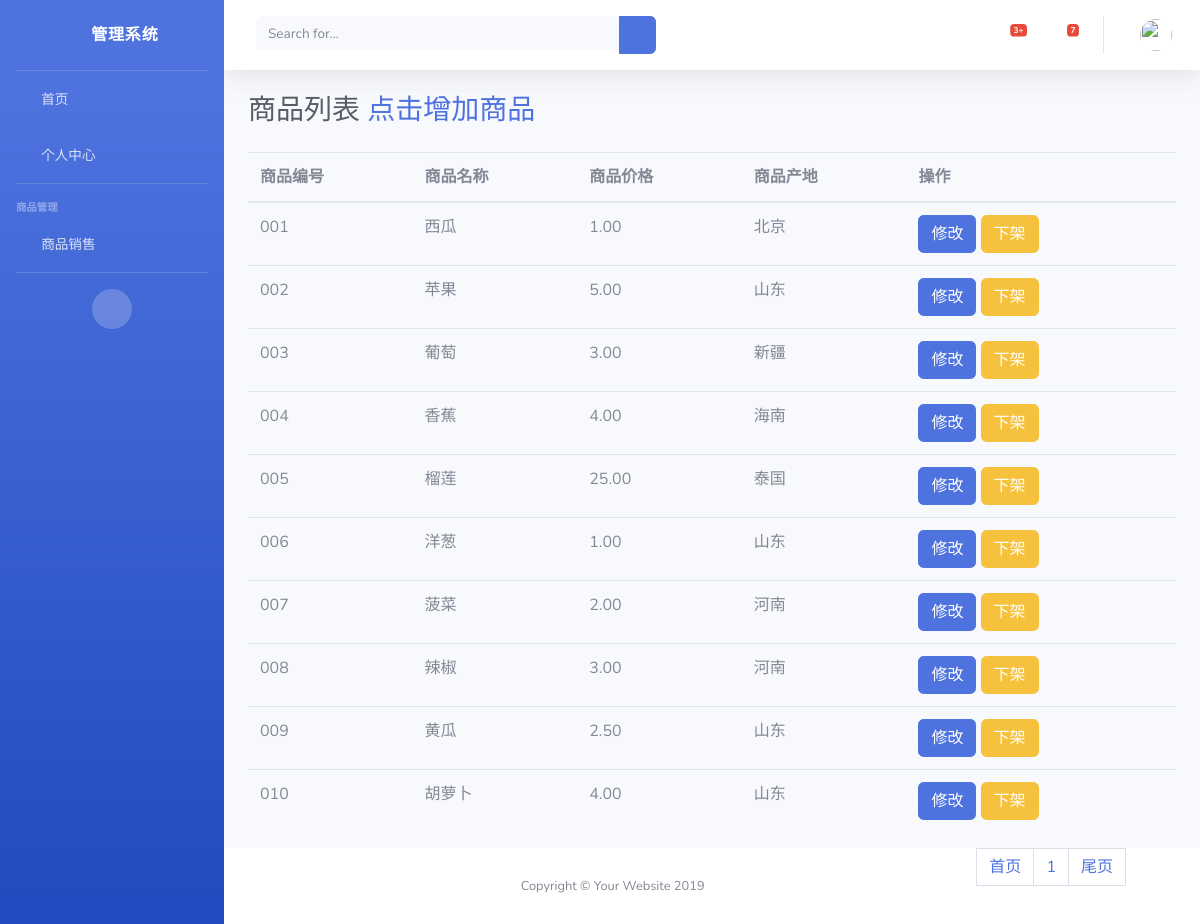
Page /Seller/goods_list/1/1 on the committed database.
### Seller/models.py (models this page shows)
class Goods(models.Model):
    goods_number = models.CharField(max_length=11)
    goods_name = models.CharField(max_length=32)
    goods_price = models.DecimalField(max_digits=4, decimal_places=2)
    goods_location = models.CharField(max_length=32)
    goods_status = models.IntegerField(default=1)
    picture = models.ImageField(upload_to='images', default='images/03.jpg')
    goods_type = models.ForeignKey(to=GoodsType, on_delete=models.CASCADE, default=1)
    goods_store = models.ForeignKey(to=LoginUser, on_delete=models.CASCADE, default=1)
    goods_description=models.TextField(default="超级好吃!!!!!!!")
    class Meta:
        db_table = 'goods'

### Seller/views.py (the view)
# urls.py: path('goods_list/', views.goods_list),
def goods_list(request, status, page=1):
    page = int(page)
    if status == '0':
        goods_obj = Goods.objects.filter(goods_status=0).order_by('goods_number')
    else:
        goods_obj = Goods.objects.filter(goods_status=1).order_by('goods_number')
    goods_all = Paginator(goods_obj, 10)
    goods_list = goods_all.page(page)
    current_page = goods_list.number
    start = current_page - 3
    if start < 1:
        start = 0
    end = current_page + 2
    if end > goods_all.num_pages:
        end = goods_all.num_pages
    if start == 0:
        end = 5
    if end == goods_all.num_pages:
        start = goods_all.num_pages - 5
        if start < 1:
            start = 0
    page_range = goods_all.page_range[start:end]
    return render(request, 'seller/goods_list.html', locals())

### Seller/templates/seller/goods_list.html (shortened to what this page needs)
{% extends 'seller/base.html' %}
{% block label %}
    商品列表
    <a href="/Seller/goods_add/">点击增加商品</a>
{% endblock %}
{% block content %}
    <table class="table">
        <thead>
        <tr>
            <th>商品编号</th>
            <th>商品名称</th>
            <th>商品价格</th>
            <th>商品产地</th>
            <th>操作</th>
        </tr>
        </thead>
        <tbody>
        {% for i in goods_list %}
            <tr>
                <td>{{ i.goods_number }}</td>
                <td>{{ i.goods_name }}</td>
                <td>{{ i.goods_price }}</td>
                <td>{{ i.goods_location }}</td>
                <td>
                    <button class="btn btn-primary">修改</button>
                    {% if i.goods_status == 1 %}
                        <a href="/Seller/goods_status/down/{{ i.id }}" type="button" class="btn btn-warning">下架</a>
                    {% else %}
                        <a href="/Seller/goods_status/up/{{ i.id }}" type="button" class="btn btn-warning">上架</a>
                    {% endif %}
                </td>
            </tr>
        {% endfor %}
        </tbody>
    </table>
    <ul style="float: right;margin-right: 50px" class="pagination">
        {% if status == '1' %}
            <a href="/Seller/goods_list/1/1/" class="page-link">首页</a>
         {%else %}
             <a href="/Seller/goods_list/0/1/" class="page-link">首页</a>
        {% endif %}
        {% for i in page_range %}
            <li class="paginate_button page-item previous">
                {% if status == '1' %}
                    <a href="/Seller/goods_list/1/{{ i }}" class="page-link">{{ i }}</a>
                {% else %}
                    <a href="/Seller/goods_list/0/{{ i }}" class="page-link">{{ i }}</a>
                {% endif %}
            </li>
        {% endfor %}
        {% if status == '1' %}
            <a href="/Seller/goods_list/1/{{ goods_all.num_pages }}" class="page-link">尾页</a>
        {% else %}
            <a href="/Seller/goods_list/0/{{ goods_all.num_pages }}" class="page-link">尾页</a>
        {% endif %}
    </ul>
{% endblock %}

### Seller/templates/seller/base.html (shortened to what this page needs)
<!DOCTYPE html>
<html lang="en">
<head>
  <link href="/static/seller/vendor/fontawesome-free/css/all.min.css" rel="stylesheet" type="text/css">
  <link href="/static/seller/css/sb-admin-2.min.css" rel="stylesheet">
</head>
<body id="page-top">
  <div id="wrapper">
    <ul class="navbar-nav bg-gradient-primary sidebar sidebar-dark accordion" id="accordionSidebar">
      <a class="sidebar-brand d-flex align-items-center justify-content-center" href="index.html">
        <div class="sidebar-brand-icon rotate-n-15">
          <i class="fas fa-laugh-wink"></i>
        </div>
        <div class="sidebar-brand-text mx-3">管理系统</div>
      </a>
      <hr class="sidebar-divider my-0">
      <li class="nav-item">
        <a class="nav-link" href="/Seller/index/">
          <i class="fas fa-fw fa-tachometer-alt"></i>
          <span>首页</span></a>
      </li>
      <li class="nav-item">
        <a class="nav-link" href="/Seller/personalInfo">
          <i class="fas fa-fw fa-tachometer-alt"></i>
          <span>个人中心</span></a>
      </li>
      <hr class="sidebar-divider">
      <div class="sidebar-heading">
        商品管理
      </div>
      <li class="nav-item">
        <a class="nav-link collapsed" href="#" data-toggle="collapse" data-target="#collapseTwo" aria-expanded="true" aria-controls="collapseTwo">
          <i class="fas fa-fw fa-cog"></i>
          <span>商品销售</span>
        </a>
      </li>
      <hr class="sidebar-divider">
      <div class="text-center d-none d-md-inline">
        <button class="rounded-circle border-0" id="sidebarToggle"></button>
      </div>
    </ul>
    <div id="content-wrapper" class="d-flex flex-column">
      <div id="content">
        <nav class="navbar navbar-expand navbar-light bg-white topbar mb-4 static-top shadow">
          <form class="d-none d-sm-inline-block form-inline mr-auto ml-md-3 my-2 my-md-0 mw-100 navbar-search">
            <div class="input-group">
              <input type="text" class="form-control bg-light border-0 small" placeholder="Search for..." aria-label="Search" aria-describedby="basic-addon2">
              <div class="input-group-append">
                <button class="btn btn-primary" type="button">
                  <i class="fas fa-search fa-sm"></i>
                </button>
              </div>
            </div>
          </form>
          <ul class="navbar-nav ml-auto">
            <li class="nav-item dropdown no-arrow mx-1">
              <a class="nav-link dropdown-toggle" href="#" id="alertsDropdown" role="button" data-toggle="dropdown" aria-haspopup="true" aria-expanded="false">
                <i class="fas fa-bell fa-fw"></i>
                <span class="badge badge-danger badge-counter">3+</span>
              </a>
            </li>
            <li class="nav-item dropdown no-arrow mx-1">
              <a class="nav-link dropdown-toggle" href="#" id="messagesDropdown" role="button" data-toggle="dropdown" aria-haspopup="true" aria-expanded="false">
                <i class="fas fa-envelope fa-fw"></i>
                <span class="badge badge-danger badge-counter">7</span>
              </a>
            </li>
            <li class="nav-item dropdown no-arrow">
              <a class="nav-link dropdown-toggle" href="#" id="userDropdown" role="button" data-toggle="dropdown" aria-haspopup="true" aria-expanded="false">
                <img class="img-profile rounded-circle" src="https://source.unsplash.com/QAB-WJcbgJk/60x60">
              </a>
            </li>
          </ul>
        </nav>
            <div class="container-fluid">
            <h1 class="h3 mb-4 text-gray-800">{% block label %}{% endblock %}</h1>
          </div>
      <div class="container-fluid">
        {% block content %}
        {% endblock %}
      </div>
      <footer class="sticky-footer bg-white">
        <div class="container my-auto">
          <div class="copyright text-center my-auto">
            <span>Copyright &copy; Your Website 2019</span>
          </div>
        </div>
      </footer>
    </div>
  </div>
</body>
</html>

### rows in the picture
Goods: goods_number "001", goods_name "西瓜", goods_price "1.00", goods_location "北京"
Goods: goods_number "002", goods_name "苹果", goods_price "5.00", goods_location "山东"
Goods: goods_number "003", goods_name "葡萄", goods_price "3.00", goods_location "新疆"
Goods: goods_number "004", goods_name "香蕉", goods_price "4.00", goods_location "海南"
Goods: goods_number "005", goods_name "榴莲", goods_price "25.00", goods_location "泰国"
Goods: goods_number "006", goods_name "洋葱", goods_price "1.00", goods_location "山东"
Goods: goods_number "007", goods_name "菠菜", goods_price "2.00", goods_location "河南"
Goods: goods_number "008", goods_name "辣椒", goods_price "3.00", goods_location "河南"
Goods: goods_number "009", goods_name "黄瓜", goods_price "2.50", goods_location "山东"
Goods: goods_number "010", goods_name "胡萝卜", goods_price "4.00", goods_location "山东"

### other values in the picture
{{ i }} "1"
